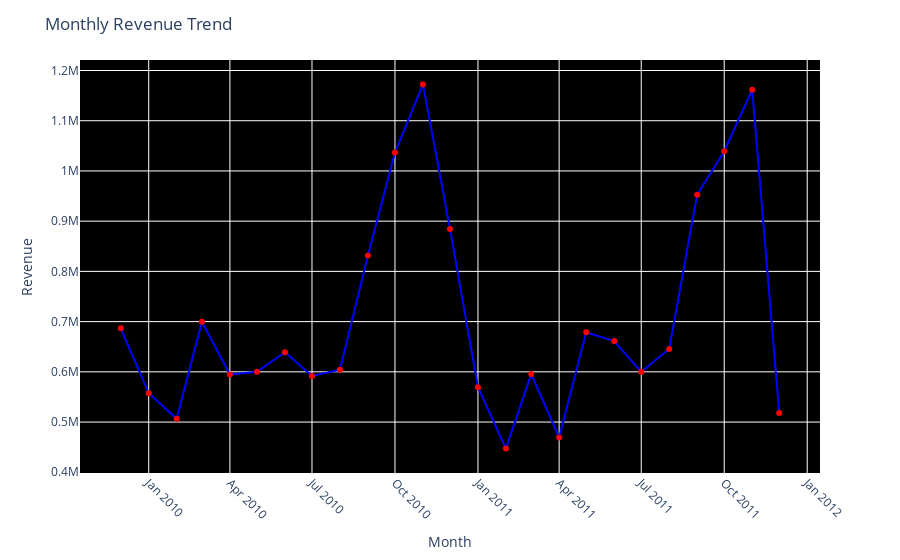

Notebook code cell kept with this figure:
### Markdown cell above
# Line Chart

### Code cell
fig = px.line(monthly_rev,
              x='Month', 
              y='Revenue',
              markers=True)

# markers=True: Adds markers (dots) at each data point, making the trend more readable.

fig.update_layout(xaxis_title="Month", 
                  yaxis_title="Revenue",
                  xaxis_tickangle=45, 
                  title='Monthly Revenue Trend',
                  plot_bgcolor='Black')

# update_layout - This function customizes the appearance of the chart.

fig.update_traces(line_color='Blue', marker_color='red')
# customizes the appearance of the line and markers in your Plotly figure 

fig.show()

### Figure 1 — Plotly figure (JSON) as saved in the notebook; plotly's stock layout.template omitted (floating-point values rounded to 4 significant figures)
{"data": [{"hovertemplate": "Month=%{x}<br>Revenue=%{y}<extra></extra>", "legendgroup": "", "line": {"color": "Blue", "dash": "solid"}, "marker": {"color": "red", "symbol": "circle"}, "mode": "lines+markers", "name": "", "orientation": "v", "showlegend": false, "type": "scatter", "x": ["2009-12", "2010-01", "2010-02", "2010-03", "2010-04", "2010-05", "2010-06", "2010-07", "2010-08", "2010-09", "2010-10", "2010-11", "2010-12", "2011-01", "2011-02", "2011-03", "2011-04", "2011-05", "2011-06", "2011-07", "2011-08", "2011-09", "2011-10", "2011-11", "2011-12"], "xaxis": "x", "y": [686700.0, 557300.0, 506400.0, 699600.0, 594600.0, 600000.0, 639100.0, 591600.0, 604200.0, 831600.0, 1037000.0, 1172000.0, 884600.0, 569400.0, 447100.0, 595500.0, 469200.0, 678600.0, 661200.0, 600100.0, 645300.0, 952800.0, 1039000.0, 1162000.0, 518200.0], "yaxis": "y"}], "layout": {"legend": {"tracegroupgap": 0}, "margin": {"t": 60}, "plot_bgcolor": "Black", "title": {"text": "Monthly Revenue Trend"}, "xaxis": {"anchor": "y", "domain": [0, 1], "tickangle": 45, "title": {"text": "Month"}}, "yaxis": {"anchor": "x", "domain": [0, 1], "title": {"text": "Revenue"}}}}
